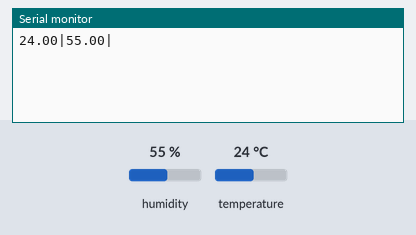
Recording of a sketch running on a simulated Arduino Uno, built with avr-gcc and run on an emulated ATmega328P. On the bench: the last lines printed to the serial monitor. Inputs (shaded band) come from the test bench; at power-on: humidity 55 %, temperature 24 °C.

Above: at 3.8 s.
3.9 s: humidity set to 22 %
At 6.0 s:
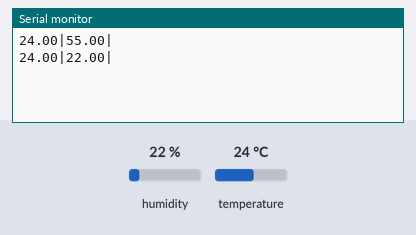
6.7 s: temperature set to 12 °C
At 8.4 s:
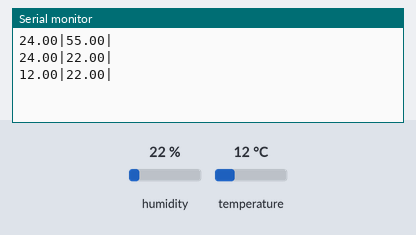
9.5 s: humidity set to 40 %
At 12.0 s:
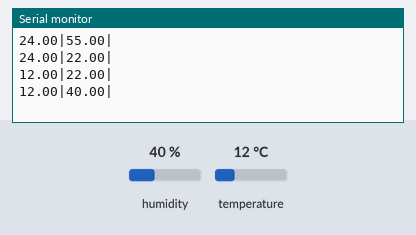
Timing chart, 0 to 13.5 s (numbered marks = the images above; inputs shaded):
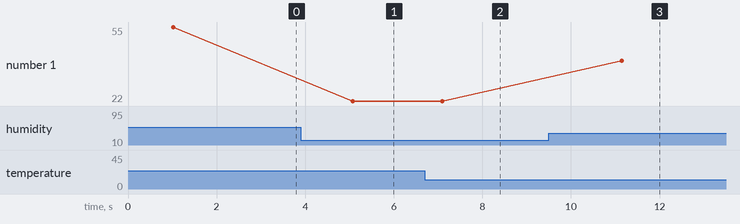

The sketch:

Proyecto_Arduino.ino
```cpp
#include <DHT.h>
#include <DHT_U.h>

// Incluimos librería
#include <dht.h>

// Definimos el pin digital donde se conecta el sensor
#define DHTPIN 2
// Dependiendo del tipo de sensor
#define DHTTYPE DHT11
//Variables acumuladores de datos
float temp = 0;
float hume = 0;
int vez = 0;
String mensaje;
// Inicializamos el sensor DHT11
DHT dht(DHTPIN, DHTTYPE);

void setup() {
// Inicializamos comunicación serie
Serial.begin(9600);
// Comenzamos el sensor DHT
dht.begin();
}

void loop() {
// Esperamos 5 segundos entre medidas
delay(1000);
// Leemos la humedad relativa
float h = dht.readHumidity();
// Leemos la temperatura en grados centígrados (por defecto)
float t = dht.readTemperature();
// Leemos la temperatura en grados Fahreheit

if (isnan(h) || isnan(t)) {
Serial.println("Error obteniendo los datos del sensor DHT11");
return;
}

// Calcular el índice de calor en grados centígrados
float hic = dht.computeHeatIndex(t, h, false);
// Imprime la temperatura y humedad solo si cambiaron
vez++;
if (temp != t || hume != h) {

mensaje= mensaje + t + "|" + h + "|";
Serial.println(mensaje);
   mensaje="";
temp = t;
hume = h;
}
}
```

Measured:
- after the input at 3.9 s, the serial monitor: prints a new line after 1.2 s (image 1)
- after the input at 6.7 s, the serial monitor: prints a new line after 0.40 s (image 2)
- after the input at 9.5 s, the serial monitor: prints a new line after 1.6 s (image 3)
- plotted number 1: 55 → 22 after the input at 3.9 s, 22 → 40 after the input at 9.5 s
